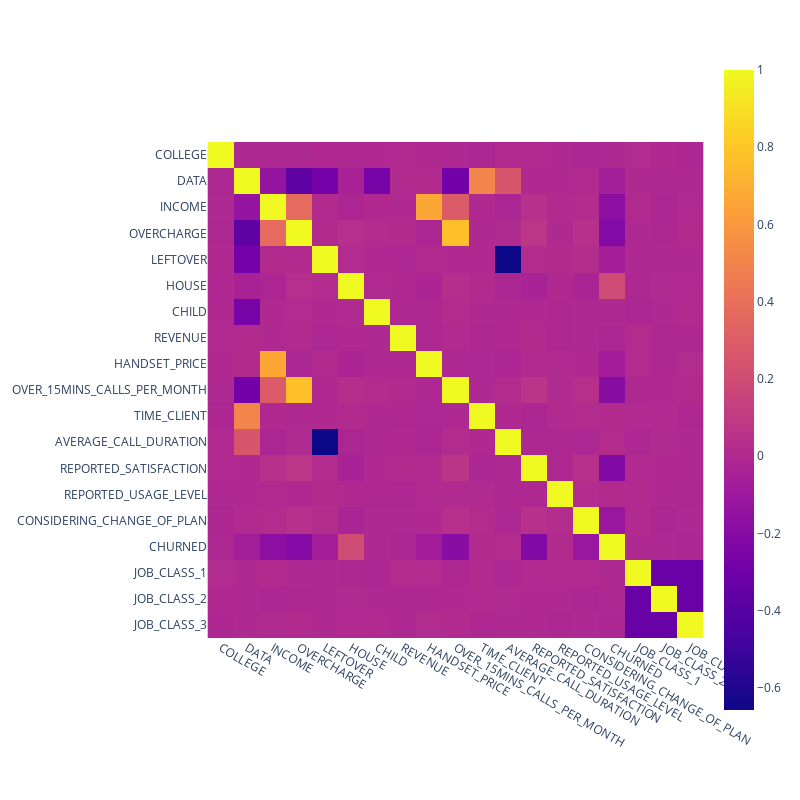

Notebook code for this chart:
### Code cell
#mirar bien lo que es una correlación

corr = df_training.corr()

fig = px.imshow(corr, width=800, height=800)
fig.show()

### Figure 1 — Plotly figure (JSON) as saved in the notebook; plotly's stock layout.template omitted (floating-point values rounded to 4 significant figures; data arrays with more than 128 entries replaced by an {"elided": "..."} marker saying what was removed)
{"data": [{"coloraxis": "coloraxis", "hovertemplate": "x: %{x}<br>y: %{y}<br>color: %{z}<extra></extra>", "name": "0", "type": "heatmap", "x": ["COLLEGE", "DATA", "INCOME", "OVERCHARGE", "LEFTOVER", "HOUSE", "CHILD", "REVENUE", "HANDSET_PRICE", "OVER_15MINS_CALLS_PER_MONTH", "TIME_CLIENT", "AVERAGE_CALL_DURATION", "REPORTED_SATISFACTION", "REPORTED_USAGE_LEVEL", "CONSIDERING_CHANGE_OF_PLAN", "CHURNED", "JOB_CLASS_1", "JOB_CLASS_2", "JOB_CLASS_3"], "xaxis": "x", "y": ["COLLEGE", "DATA", "INCOME", "OVERCHARGE", "LEFTOVER", "HOUSE", "CHILD", "REVENUE", "HANDSET_PRICE", "OVER_15MINS_CALLS_PER_MONTH", "TIME_CLIENT", "AVERAGE_CALL_DURATION", "REPORTED_SATISFACTION", "REPORTED_USAGE_LEVEL", "CONSIDERING_CHANGE_OF_PLAN", "CHURNED", "JOB_CLASS_1", "JOB_CLASS_2", "JOB_CLASS_3"], "yaxis": "y", "z": {"elided": "19x19 float values"}}], "layout": {"coloraxis": {"colorscale": [[0, "#0d0887"], [0.1111, "#46039f"], [0.2222, "#7201a8"], [0.3333, "#9c179e"], [0.4444, "#bd3786"], [0.5556, "#d8576b"], [0.6667, "#ed7953"], [0.7778, "#fb9f3a"], [0.8889, "#fdca26"], [1, "#f0f921"]]}, "height": 800, "margin": {"t": 60}, "width": 800, "xaxis": {"anchor": "y", "constrain": "domain", "domain": [0, 1], "scaleanchor": "y"}, "yaxis": {"anchor": "x", "autorange": "reversed", "constrain": "domain", "domain": [0, 1]}}}
